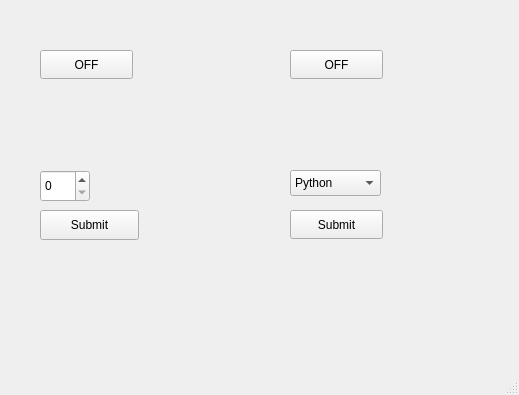
<?xml version="1.0" encoding="UTF-8"?>
<ui version="4.0">
 <class>MainWindow</class>
 <widget class="QMainWindow" name="MainWindow">
  <property name="geometry">
   <rect>
    <x>0</x>
    <y>0</y>
    <width>519</width>
    <height>395</height>
   </rect>
  </property>
  <property name="windowTitle">
   <string>MainWindow</string>
  </property>
  <widget class="QWidget" name="centralwidget">
   <widget class="QPushButton" name="btnled">
    <property name="geometry">
     <rect>
      <x>40</x>
      <y>50</y>
      <width>93</width>
      <height>29</height>
     </rect>
    </property>
    <property name="text">
     <string>OFF</string>
    </property>
   </widget>
   <widget class="QPushButton" name="btnmotor">
    <property name="geometry">
     <rect>
      <x>290</x>
      <y>50</y>
      <width>93</width>
      <height>29</height>
     </rect>
    </property>
    <property name="text">
     <string>OFF</string>
    </property>
   </widget>
   <widget class="QComboBox" name="comboBox">
    <property name="geometry">
     <rect>
      <x>290</x>
      <y>170</y>
      <width>91</width>
      <height>26</height>
     </rect>
    </property>
    <item>
     <property name="text">
      <string>Python</string>
     </property>
    </item>
    <item>
     <property name="text">
      <string>JAVA</string>
     </property>
    </item>
    <item>
     <property name="text">
      <string>C++</string>
     </property>
    </item>
    <item>
     <property name="text">
      <string>Ruby</string>
     </property>
    </item>
   </widget>
   <widget class="QLabel" name="labelcb">
    <property name="geometry">
     <rect>
      <x>290</x>
      <y>140</y>
      <width>181</width>
      <height>20</height>
     </rect>
    </property>
    <property name="text">
     <string/>
    </property>
   </widget>
   <widget class="QPushButton" name="btnsubmit">
    <property name="geometry">
     <rect>
      <x>290</x>
      <y>210</y>
      <width>93</width>
      <height>29</height>
     </rect>
    </property>
    <property name="text">
     <string>Submit</string>
    </property>
   </widget>
   <widget class="QPushButton" name="btntype">
    <property name="geometry">
     <rect>
      <x>40</x>
      <y>210</y>
      <width>99</width>
      <height>30</height>
     </rect>
    </property>
    <property name="text">
     <string>Submit</string>
    </property>
   </widget>
   <widget class="QSpinBox" name="spinBox">
    <property name="geometry">
     <rect>
      <x>40</x>
      <y>170</y>
      <width>50</width>
      <height>32</height>
     </rect>
    </property>
   </widget>
   <widget class="QLabel" name="labelsb">
    <property name="geometry">
     <rect>
      <x>40</x>
      <y>140</y>
      <width>181</width>
      <height>20</height>
     </rect>
    </property>
    <property name="text">
     <string/>
    </property>
   </widget>
  </widget>
  <widget class="QMenuBar" name="menubar">
   <property name="geometry">
    <rect>
     <x>0</x>
     <y>0</y>
     <width>519</width>
     <height>28</height>
    </rect>
   </property>
  </widget>
  <widget class="QStatusBar" name="statusbar"/>
 </widget>
 <resources/>
 <connections/>
</ui>
